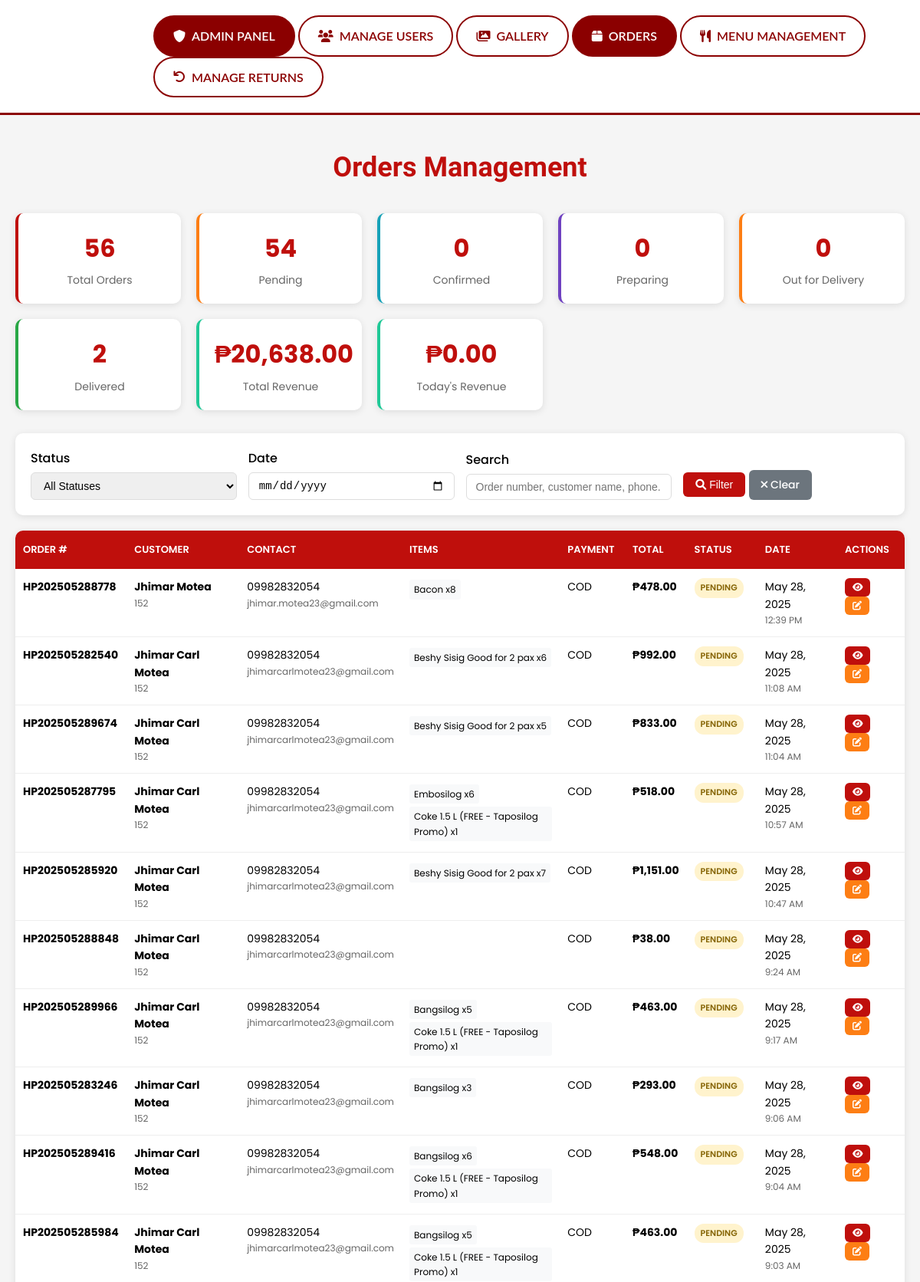
The page /orders.php (signed in, upper part) on the database its author committed.
### tables this page shows
CREATE TABLE `orders` (
  `order_id` int(11) NOT NULL,
  `user_id` int(11) NOT NULL,
  `order_number` varchar(20) NOT NULL,
  `payment_method` enum('cod','gcash','paymaya') NOT NULL DEFAULT 'cod',
  `payment_number` varchar(15) DEFAULT NULL,
  `subtotal` decimal(10,2) NOT NULL,
  `delivery_fee` decimal(10,2) NOT NULL DEFAULT 38.00,
  `promo_discount` decimal(10,2) NOT NULL DEFAULT 0.00,
  `order_total` decimal(10,2) NOT NULL,
  `status` enum('Pending','Confirmed','Preparing','Out for Delivery','Delivered','Cancelled') DEFAULT 'Pending',
  `order_data` longtext NOT NULL CHECK (json_valid(`order_data`)),
  `notes` text DEFAULT NULL,
  `order_date` timestamp NOT NULL DEFAULT current_timestamp(),
  `updated_at` timestamp NOT NULL DEFAULT current_timestamp() ON UPDATE current_timestamp()
);

CREATE TABLE `sign_up` (
  `userId` int(11) NOT NULL,
  `firstName` varchar(251) NOT NULL,
  `lastName` varchar(251) NOT NULL,
  `address` varchar(251) NOT NULL,
  `phoneNumber` varchar(20) NOT NULL,
  `email` varchar(251) NOT NULL,
  `password` varchar(251) NOT NULL,
  `reset_code` varchar(6) DEFAULT NULL,
  `role` varchar(51) NOT NULL DEFAULT 'User'
);

### orders.php (the view, shortened to what this page needs)
<?php
require 'db.php';
$date_filter = $_GET['date'] ?? '';
$search_query = $_GET['search'] ?? '';
$where_clause = "";
$orders_query = "SELECT o.*,
                        CONCAT(s.firstName, ' ', s.lastName) as customer_name,
                        s.phoneNumber, s.email, s.address
                 FROM orders o
                 JOIN sign_up s ON o.user_id = s.userId
                 $where_clause
                 ORDER BY o.order_date DESC";
$stmt = $conn->prepare($orders_query);
$stmt->execute();
$orders_result = $stmt->get_result();
$stats_query = "SELECT
                    COUNT(*) as total_orders,
                    SUM(CASE WHEN status = 'Pending' THEN 1 ELSE 0 END) as pending_orders,
                    SUM(CASE WHEN status = 'Confirmed' THEN 1 ELSE 0 END) as confirmed_orders,
                    SUM(CASE WHEN status = 'Preparing' THEN 1 ELSE 0 END) as preparing_orders,
                    SUM(CASE WHEN status = 'Out for Delivery' THEN 1 ELSE 0 END) as delivery_orders,
                    SUM(CASE WHEN status = 'Delivered' THEN 1 ELSE 0 END) as delivered_orders,
                    SUM(CASE WHEN status = 'Cancelled' THEN 1 ELSE 0 END) as cancelled_orders,
                    SUM(order_total) as total_revenue,
                    SUM(CASE WHEN DATE(order_date) = CURDATE() THEN order_total ELSE 0 END) as today_revenue
                FROM orders";
$stats_result = $conn->query($stats_query);
$stats = $stats_result->fetch_assoc();
?>
<!DOCTYPE html>
<html lang="en">
<head>
    <link rel="stylesheet" href="https://cdnjs.cloudflare.com/ajax/libs/font-awesome/6.0.0/css/all.min.css">
</head>
<body>
  <div class="admin-panel">
        <div class="category-tabs">
            <div class="admin-title">
                <i class="fas fa-shield-alt"></i> Admin Panel
            </div>
            <a href="Manageusers.php" class="category-tab <?php echo basename($_SERVER['PHP_SELF']) == 'Manageusers.php' ? 'active' : ''; ?>">
                <i class="fas fa-users"></i> Manage Users
            </a>
<a href="gallery_admin.php" class="category-tab <?php echo basename($_SERVER['PHP_SELF']) == 'gallery.php' ? 'active' : ''; ?>">
    <i class="fas fa-images"></i> Gallery
</a>
            <a href="orders.php" class="category-tab <?php echo basename($_SERVER['PHP_SELF']) == 'orders.php' ? 'active' : ''; ?>">
                <i class="fas fa-box"></i> Orders
            </a>
            <a href="MenuManagement.php" class="category-tab <?php echo basename($_SERVER['PHP_SELF']) == 'MenuManagement.php' ? 'active' : ''; ?>">
                <i class="fas fa-utensils"></i> Menu Management
            </a>
                    <a href="Returns.php" class="category-tab <?php echo basename($_SERVER['PHP_SELF']) == 'manage_returns.php' ? 'active' : ''; ?>">
            <i class="fas fa-undo"></i> Manage Returns
        </a>
        </div>
    </div>
    <div class="container">
        <h1 class="page-title">Orders Management</h1>
        <div class="stats-grid">
            <div class="stat-card">
                <span class="stat-number"><?php echo $stats['total_orders']; ?></span>
                <div class="stat-label">Total Orders</div>
            </div>
            <div class="stat-card pending">
                <span class="stat-number"><?php echo $stats['pending_orders']; ?></span>
                <div class="stat-label">Pending</div>
            </div>
            <div class="stat-card confirmed">
                <span class="stat-number"><?php echo $stats['confirmed_orders']; ?></span>
                <div class="stat-label">Confirmed</div>
            </div>
            <div class="stat-card preparing">
                <span class="stat-number"><?php echo $stats['preparing_orders']; ?></span>
                <div class="stat-label">Preparing</div>
            </div>
            <div class="stat-card delivery">
                <span class="stat-number"><?php echo $stats['delivery_orders']; ?></span>
                <div class="stat-label">Out for Delivery</div>
            </div>
            <div class="stat-card delivered">
                <span class="stat-number"><?php echo $stats['delivered_orders']; ?></span>
                <div class="stat-label">Delivered</div>
            </div>
            <div class="stat-card revenue">
                <span class="stat-number">₱<?php echo number_format($stats['total_revenue'], 2); ?></span>
                <div class="stat-label">Total Revenue</div>
            </div>
            <div class="stat-card revenue">
                <span class="stat-number">₱<?php echo number_format($stats['today_revenue'], 2); ?></span>
                <div class="stat-label">Today's Revenue</div>
            </div>
        </div>
        <div class="filters">
            <form method="GET" action="">
                <div class="filters-grid">
                    <div class="filter-group">
                        <label for="status">Status</label>
                        <select name="status" class="form-control">
                            <option value="">All Statuses</option>
                        </select>
                    </div>
                    <div class="filter-group">
                        <label for="date">Date</label>
                        <input type="date" name="date" class="form-control" value="<?php echo htmlspecialchars($date_filter); ?>">
                    </div>
                    <div class="filter-group">
                        <label for="search">Search</label>
                        <input type="text" name="search" class="form-control" placeholder="Order number, customer name, phone..." value="<?php echo htmlspecialchars($search_query); ?>">
                    </div>
                    <div class="filter-group">
                        <button type="submit" class="btn">
                            <i class="fas fa-search"></i> Filter
                        </button>
                        <a href="orders.php" class="btn btn-secondary">
                            <i class="fas fa-times"></i> Clear
                        </a>
                    </div>
                </div>
            </form>
        </div>
        <div class="orders-container">
            <div class="table-responsive">
                <table class="orders-table">
                    <thead>
                        <tr>
                            <th>Order #</th>
                            <th>Customer</th>
                            <th>Contact</th>
                            <th>Items</th>
                            <th>Payment</th>
                            <th>Total</th>
                            <th>Status</th>
                            <th>Date</th>
                            <th>Actions</th>
                        </tr>
                    </thead>
                    <tbody>
                        <?php if ($orders_result->num_rows > 0): ?>
                            <?php while ($order = $orders_result->fetch_assoc()): ?>
                                <?php
                                $order_data = json_decode($order['order_data'], true);
                                $items = $order_data['items'] ?? [];
                                ?>
                                <tr>
                                    <td>
                                        <strong><?php echo htmlspecialchars($order['order_number']); ?></strong>
                                    </td>
                                    <td>
                                        <div><strong><?php echo htmlspecialchars($order['customer_name']); ?></strong></div>
                                        <div style="font-size: 12px; color: #666;">
                                            <?php echo htmlspecialchars(substr($order['address'], 0, 50)) . (strlen($order['address']) > 50 ? '...' : ''); ?>
                                        </div>
                                    </td>
                                    <td>
                                        <div><?php echo htmlspecialchars($order['phoneNumber']); ?></div>
                                        <div style="font-size: 12px; color: #666;"><?php echo htmlspecialchars($order['email']); ?></div>
                                    </td>
                                    <td>
                                        <div class="order-items-preview">
                                            <?php foreach (array_slice($items, 0, 2) as $item): ?>
                                                <div class="item-preview">
                                                    <?php echo htmlspecialchars($item['foodName']); ?> x<?php echo $item['quantity']; ?>
                                                </div>
                                            <?php endforeach; ?>
                                        </div>
                                    </td>
                                    <td>
                                        <div><?php echo strtoupper(htmlspecialchars($order['payment_method'])); ?></div>
                                    </td>
                                    <td>
                                        <strong>₱<?php echo number_format($order['order_total'], 2); ?></strong>
                                    </td>
                                    <td>
                                        <span class="status-badge status-<?php echo strtolower(str_replace(' ', '', $order['status'])); ?>">
                                            <?php echo htmlspecialchars($order['status']); ?>
                                        </span>
                                    </td>
                                    <td>
                                        <div><?php echo date('M d, Y', strtotime($order['order_date'])); ?></div>
                                        <div style="font-size: 12px; color: #666;"><?php echo date('g:i A', strtotime($order['order_date'])); ?></div>
                                    </td>
                                    <td>
                                        <button class="btn btn-sm" onclick="viewOrder(<?php echo $order['order_id']; ?>)">
                                            <i class="fas fa-eye"></i>
                                        </button>
                                        <button class="btn btn-sm btn-warning" onclick="updateStatus(<?php echo $order['order_id']; ?>, '<?php echo htmlspecialchars($order['status']); ?>')">
                                            <i class="fas fa-edit"></i>
                                        </button>
                                    </td>
                                </tr>
                            <?php endwhile; ?>
                        <?php endif; ?>
                    </tbody>
                </table>
            </div>
        </div>
                <br><br><br>
    </div>
</body>
</html>

### rows shown on the page
orders: order_number "HP202505288778", customer_name "Jhimar Motea", user.address "152", user.phoneNumber "09982832054", user.email "jhimar.motea23@gmail.com", foodName "Bacon", quantity "8", payment_method "COD", order_total "478.00", status "PENDING", order_date "May 28, 2025", order_date "12:39 PM"
orders: order_number "HP202505282540", customer_name "Jhimar Carl Motea", user.address "152", user.phoneNumber "09982832054", user.email "jhimarcarlmotea23@gmail.com", foodName "Beshy Sisig Good for 2 pax", quantity "6", payment_method "COD", order_total "992.00", status "PENDING", order_date "May 28, 2025", order_date "11:08 AM"
orders: order_number "HP202505289674", customer_name "Jhimar Carl Motea", user.address "152", user.phoneNumber "09982832054", user.email "jhimarcarlmotea23@gmail.com", foodName "Beshy Sisig Good for 2 pax", quantity "5", payment_method "COD", order_total "833.00", status "PENDING", order_date "May 28, 2025", order_date "11:04 AM"
orders: order_number "HP202505287795", customer_name "Jhimar Carl Motea", user.address "152", user.phoneNumber "09982832054", user.email "jhimarcarlmotea23@gmail.com", foodName "Embosilog", quantity "6", foodName "Coke 1.5 L (FREE - Taposilog Promo)", quantity "1", payment_method "COD", order_total "518.00", status "PENDING", order_date "May 28, 2025", order_date "10:57 AM"
orders: order_number "HP202505285920", customer_name "Jhimar Carl Motea", user.address "152", user.phoneNumber "09982832054", user.email "jhimarcarlmotea23@gmail.com", foodName "Beshy Sisig Good for 2 pax", quantity "7", payment_method "COD", order_total "1,151.00", status "PENDING", order_date "May 28, 2025", order_date "10:47 AM"
orders: order_number "HP202505288848", customer_name "Jhimar Carl Motea", user.address "152", user.phoneNumber "09982832054", user.email "jhimarcarlmotea23@gmail.com", payment_method "COD", order_total "38.00", status "PENDING", order_date "May 28, 2025", order_date "9:24 AM"
orders: order_number "HP202505289966", customer_name "Jhimar Carl Motea", user.address "152", user.phoneNumber "09982832054", user.email "jhimarcarlmotea23@gmail.com", foodName "Bangsilog", quantity "5", foodName "Coke 1.5 L (FREE - Taposilog Promo)", quantity "1", payment_method "COD", order_total "463.00", status "PENDING", order_date "May 28, 2025", order_date "9:17 AM"
orders: order_number "HP202505283246", customer_name "Jhimar Carl Motea", user.address "152", user.phoneNumber "09982832054", user.email "jhimarcarlmotea23@gmail.com", foodName "Bangsilog", quantity "3", payment_method "COD", order_total "293.00", status "PENDING", order_date "May 28, 2025", order_date "9:06 AM"
orders: order_number "HP202505289416", customer_name "Jhimar Carl Motea", user.address "152", user.phoneNumber "09982832054", user.email "jhimarcarlmotea23@gmail.com", foodName "Bangsilog", quantity "6", foodName "Coke 1.5 L (FREE - Taposilog Promo)", quantity "1", payment_method "COD", order_total "548.00", status "PENDING", order_date "May 28, 2025", order_date "9:04 AM"
orders: order_number "HP202505285984", customer_name "Jhimar Carl Motea", user.address "152", user.phoneNumber "09982832054", user.email "jhimarcarlmotea23@gmail.com", foodName "Bangsilog", quantity "5", foodName "Coke 1.5 L (FREE - Taposilog Promo)", quantity "1", payment_method "COD", order_total "463.00", status "PENDING", order_date "May 28, 2025", order_date "9:03 AM"

### other values the page prints
$stats['total_orders'] "56"
$stats['pending_orders'] "54"
$stats['confirmed_orders'] "0"
$stats['preparing_orders'] "0"
$stats['delivery_orders'] "0"
$stats['delivered_orders'] "2"
$stats['total_revenue'] "20,638.00"
$stats['today_revenue'] "0.00"
